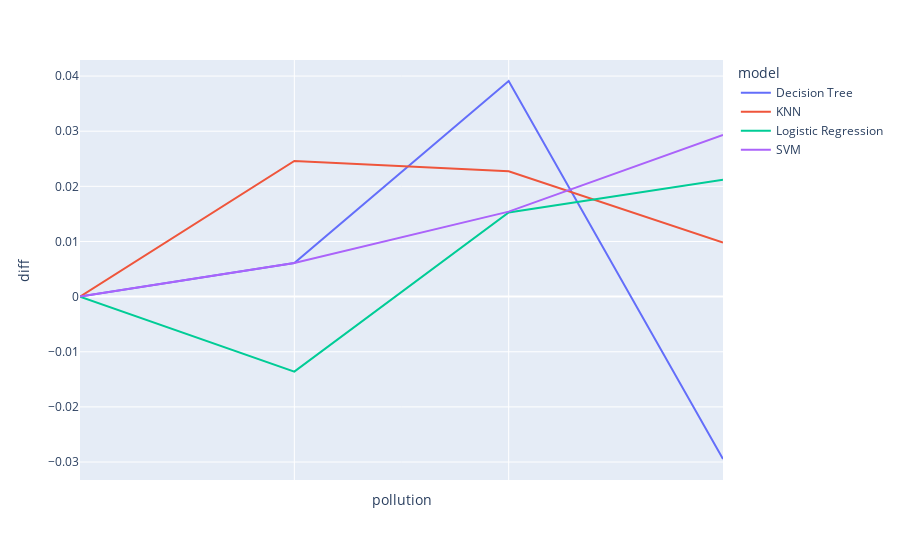

The code cell stored with this chart in its notebook:
### Code cell
viz = agg[agg[pol_col.difference(['accuracy'])].isnull().all(axis=1) | agg[pol_col].isnull().all(axis=1)]

fig = px.line(viz.fillna(0), x="pollution", y="diff", color='model')

fig.update_xaxes(showticklabels=False)

fig.show()

### Figure 1 — Plotly figure (JSON) as saved in the notebook; plotly's stock layout.template omitted (floating-point values rounded to 4 significant figures)
{"data": [{"hovertemplate": "model=Decision Tree<br>pollution=%{x}<br>diff=%{y}<extra></extra>", "legendgroup": "Decision Tree", "line": {"color": "#636efa", "dash": "solid"}, "marker": {"symbol": "circle"}, "mode": "lines", "name": "Decision Tree", "orientation": "v", "showlegend": true, "type": "scatter", "x": [0, "feature_accuracy_pollution_0.2", "feature_accuracy_pollution_0.4", "feature_accuracy_pollution_0.6"], "xaxis": "x", "y": [0, 0.006085, 0.0391, -0.02945], "yaxis": "y"}, {"hovertemplate": "model=KNN<br>pollution=%{x}<br>diff=%{y}<extra></extra>", "legendgroup": "KNN", "line": {"color": "#EF553B", "dash": "solid"}, "marker": {"symbol": "circle"}, "mode": "lines", "name": "KNN", "orientation": "v", "showlegend": true, "type": "scatter", "x": [0, "feature_accuracy_pollution_0.2", "feature_accuracy_pollution_0.4", "feature_accuracy_pollution_0.6"], "xaxis": "x", "y": [0, 0.0246, 0.02272, 0.009804], "yaxis": "y"}, {"hovertemplate": "model=Logistic Regression<br>pollution=%{x}<br>diff=%{y}<extra></extra>", "legendgroup": "Logistic Regression", "line": {"color": "#00cc96", "dash": "solid"}, "marker": {"symbol": "circle"}, "mode": "lines", "name": "Logistic Regression", "orientation": "v", "showlegend": true, "type": "scatter", "x": [0, "feature_accuracy_pollution_0.2", "feature_accuracy_pollution_0.4", "feature_accuracy_pollution_0.6"], "xaxis": "x", "y": [0, -0.0136, 0.01525, 0.0212], "yaxis": "y"}, {"hovertemplate": "model=SVM<br>pollution=%{x}<br>diff=%{y}<extra></extra>", "legendgroup": "SVM", "line": {"color": "#ab63fa", "dash": "solid"}, "marker": {"symbol": "circle"}, "mode": "lines", "name": "SVM", "orientation": "v", "showlegend": true, "type": "scatter", "x": [0, "feature_accuracy_pollution_0.2", "feature_accuracy_pollution_0.4", "feature_accuracy_pollution_0.6"], "xaxis": "x", "y": [0, 0.006087, 0.01541, 0.02931], "yaxis": "y"}], "layout": {"legend": {"title": {"text": "model"}, "tracegroupgap": 0}, "margin": {"t": 60}, "xaxis": {"anchor": "y", "domain": [0, 1], "showticklabels": false, "title": {"text": "pollution"}}, "yaxis": {"anchor": "x", "domain": [0, 1], "title": {"text": "diff"}}}}
